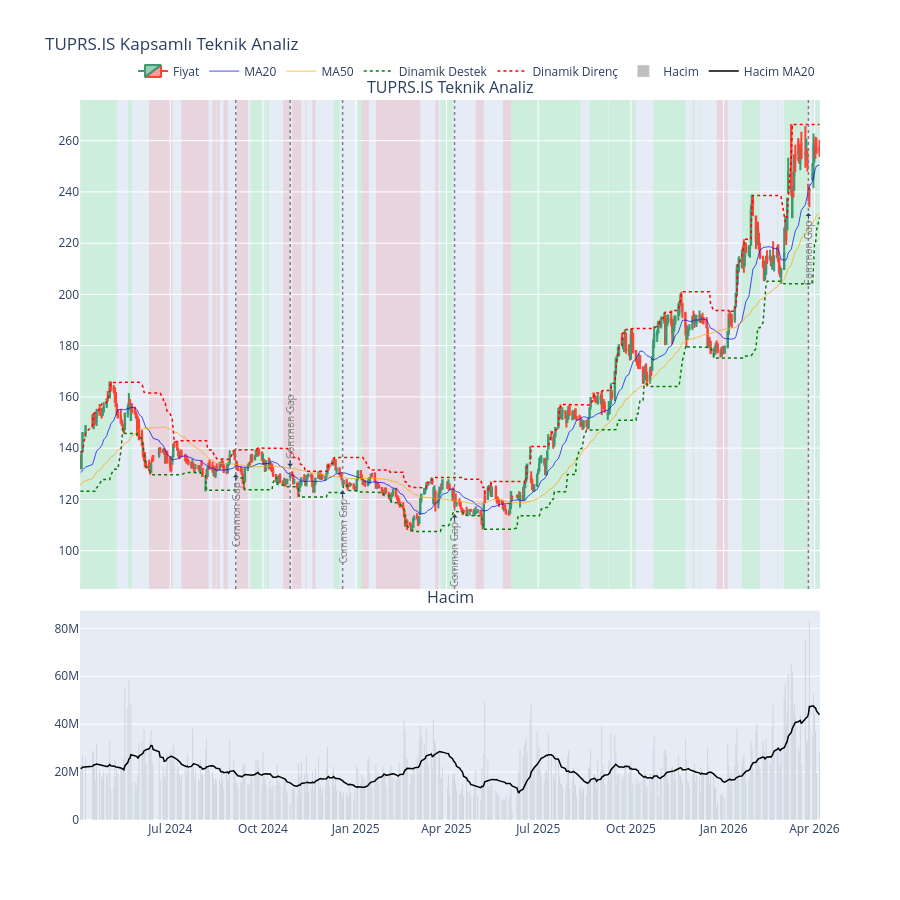

The notebook cell this image was saved under:
### Markdown cell above
## Tüm support ve resistance linelar

### Code cell
print("\nGörselleştirme hazırlanıyor (Tüm Destek/Direnç Seviyeleri Dahil)...")

# 1. Grafik Verisini Hazırla
plot_data_copy = data_copy.copy().tail(500)

# 2. Subplot oluştur
fig = make_subplots(rows=2, cols=1, shared_xaxes=True, 
                    vertical_spacing=0.03, 
                    subplot_titles=(f'{ticker} Teknik Analiz', 'Hacim'), 
                    row_heights=[0.7, 0.3]) 

# --- A. ÜST GRAFİK ---

# Candlestick
fig.add_trace(go.Candlestick(
    x=plot_data_copy.index,
    open=plot_data_copy['Open'],
    high=plot_data_copy['High'],
    low=plot_data_copy['Low'],
    close=plot_data_copy['Close'],
    name='Fiyat'), row=1, col=1)

# Hareketli Ortalamalar
fig.add_trace(go.Scatter(x=plot_data_copy.index, y=plot_data_copy['MA20'], name='MA20', line=dict(color='rgba(0,0,255,0.7)', width=1)), row=1, col=1)
fig.add_trace(go.Scatter(x=plot_data_copy.index, y=plot_data_copy['MA50'], name='MA50', line=dict(color='rgba(255,165,0,0.7)', width=1)), row=1, col=1)

# --- YENİ: TÜM DESTEK VE DİRENÇ SEVİYELERİ (Sürekli Çizgi) ---
fig.add_trace(go.Scatter(
    x=plot_data_copy.index, 
    y=plot_data_copy['rolling_support'], 
    name='Dinamik Destek', 
    line=dict(color='green', width=1.5, dash='dot'),
    mode='lines'
), row=1, col=1)

fig.add_trace(go.Scatter(
    x=plot_data_copy.index, 
    y=plot_data_copy['rolling_resistance'], 
    name='Dinamik Direnç', 
    line=dict(color='red', width=1.5, dash='dot'),
    mode='lines'
), row=1, col=1)

# --- B. ARKA PLAN TREND RENKLENDİRMESİ ---
# Trendin değiştiği yerleri (True/False) bulup sadece o tarihleri alıyoruz
df_trend = plot_data_copy['trend_short']
change_points = df_trend.index[df_trend.ne(df_trend.shift())].tolist()

# Listenin sonuna verinin bitiş tarihini ekleyelim ki son bölge de boyansın
if plot_data_copy.index[-1] not in change_points:
    change_points.append(plot_data_copy.index[-1])

start_date = plot_data_copy.index[0]
for end_date in change_points:
    # Başlangıç tarihindeki trend değerine bakıyoruz
    trend_val = plot_data_copy.loc[start_date, 'trend_short']
    
    color = None
    if trend_val == 1: 
        color = "rgba(0, 250, 0, 0.1)" # Yeşil
    elif trend_val == -1: 
        color = "rgba(250, 0, 0, 0.1)" # Kırmızı
    
    if color:
        fig.add_vrect(x0=start_date, x1=end_date, fillcolor=color, 
                      layer="below", line_width=0, row=1, col=1)
    
    # Bir sonraki bölgenin başlangıcı, bu bölgenin bitişidir
    start_date = end_date

# --- C. GAPLERİ VURGULAMA VE ETİKETLEME ---

# Gap olan günleri filtrele
gaps_in_plot = plot_data_copy[plot_data_copy['is_gap'] & plot_data_copy['gap_type'].notna()]

# Gap tiplerine göre renkler
gap_colors = {
    "Common Gap": "gray",
    "Breakaway Gap": "blue",
    "Runaway Gap": "purple",
    "Exhaustion Gap": "orange"
}

for idx, gap in gaps_in_plot.iterrows():
    # Gap'in gerçekleştiği anı gösteren dikey çizgi
    gap_type = gap['gap_type']
    color = gap_colors.get(gap_type, "black") # Bilinmeyen tip olursa siyah yap
    
    fig.add_vline(x=idx, line_width=1.5, line_dash="dot", line_color=color, row=1, col=1)
    
    # Gap tipini yazan metin etiketi
    # Metni, gap yönüne göre mumun üstüne veya altına koy
    y_pos = gap['High'] * 1.02 if gap['gap_up'] else gap['Low'] * 0.98
    text_angle = -90 # Yazıyı dik yap
    
    fig.add_annotation(x=idx, y=y_pos, text=gap_type, showarrow=True, 
                        arrowhead=1, ax=0, ay=-40 if gap['gap_up'] else 40, # Ok yönü
                        font=dict(color=color, size=10), textangle=text_angle, row=1, col=1)

# --- D. ALT GRAFİK (HACİM) ---
fig.add_trace(go.Bar(x=plot_data_copy.index, y=plot_data_copy['Volume'], name='Hacim', marker_color='rgba(128,128,128,0.5)'), row=2, col=1)
fig.add_trace(go.Scatter(x=plot_data_copy.index, y=plot_data_copy['VOL_MA20'], name='Hacim MA20', line=dict(color='black', width=1.5)), row=2, col=1)

# --- E. AYARLAR ---
fig.update_layout(
    title=f'{ticker} Kapsamlı Teknik Analiz',
    xaxis_rangeslider_visible=False,
    height=900,
    legend=dict(orientation="h", yanchor="bottom", y=1.02, xanchor="right", x=1)
)

fig.show()

### Figure 1 — Plotly figure (JSON) as saved in the notebook; plotly's stock layout.template omitted (floating-point values rounded to 4 significant figures; data arrays with more than 128 entries replaced by an {"elided": "..."} marker saying what was removed)
{"data": [{"close": {"elided": "500 float values"}, "high": {"elided": "500 float values"}, "low": {"elided": "500 float values"}, "name": "Fiyat", "open": {"elided": "500 float values"}, "type": "candlestick", "x": {"elided": "500 str values"}, "xaxis": "x", "yaxis": "y"}, {"line": {"color": "rgba(0,0,255,0.7)", "width": 1}, "name": "MA20", "type": "scatter", "x": {"elided": "500 str values"}, "xaxis": "x", "y": {"elided": "500 float values"}, "yaxis": "y"}, {"line": {"color": "rgba(255,165,0,0.7)", "width": 1}, "name": "MA50", "type": "scatter", "x": {"elided": "500 str values"}, "xaxis": "x", "y": {"elided": "500 float values"}, "yaxis": "y"}, {"line": {"color": "green", "dash": "dot", "width": 1.5}, "mode": "lines", "name": "Dinamik Destek", "type": "scatter", "x": {"elided": "500 str values"}, "xaxis": "x", "y": {"elided": "500 float values"}, "yaxis": "y"}, {"line": {"color": "red", "dash": "dot", "width": 1.5}, "mode": "lines", "name": "Dinamik Direnç", "type": "scatter", "x": {"elided": "500 str values"}, "xaxis": "x", "y": {"elided": "500 float values"}, "yaxis": "y"}, {"marker": {"color": "rgba(128,128,128,0.5)"}, "name": "Hacim", "type": "bar", "x": {"elided": "500 str values"}, "xaxis": "x2", "y": {"elided": "500 int values"}, "yaxis": "y2"}, {"line": {"color": "black", "width": 1.5}, "name": "Hacim MA20", "type": "scatter", "x": {"elided": "500 str values"}, "xaxis": "x2", "y": {"elided": "500 float values"}, "yaxis": "y2"}], "layout": {"annotations": [{"font": {"size": 16}, "showarrow": false, "text": "TUPRS.IS Teknik Analiz", "x": 0.5, "xanchor": "center", "xref": "paper", "y": 1.0, "yanchor": "bottom", "yref": "paper"}, {"font": {"size": 16}, "showarrow": false, "text": "Hacim", "x": 0.5, "xanchor": "center", "xref": "paper", "y": 0.291, "yanchor": "bottom", "yref": "paper"}, {"arrowhead": 1, "ax": 0, "ay": 40, "font": {"color": "gray", "size": 10}, "showarrow": true, "text": "Common Gap", "textangle": -90, "x": "2024-09-04T00:00:00", "xref": "x", "y": 129.8, "yref": "y"}, {"arrowhead": 1, "ax": 0, "ay": -40, "font": {"color": "gray", "size": 10}, "showarrow": true, "text": "Common Gap", "textangle": -90, "x": "2024-10-28T00:00:00", "xref": "x", "y": 132.7, "yref": "y"}, {"arrowhead": 1, "ax": 0, "ay": 40, "font": {"color": "gray", "size": 10}, "showarrow": true, "text": "Common Gap", "textangle": -90, "x": "2024-12-19T00:00:00", "xref": "x", "y": 123.3, "yref": "y"}, {"arrowhead": 1, "ax": 0, "ay": 40, "font": {"color": "gray", "size": 10}, "showarrow": true, "text": "Common Gap", "textangle": -90, "x": "2025-04-09T00:00:00", "xref": "x", "y": 114.2, "yref": "y"}, {"arrowhead": 1, "ax": 0, "ay": 40, "font": {"color": "gray", "size": 10}, "showarrow": true, "text": "Common Gap", "textangle": -90, "x": "2026-03-26T00:00:00", "xref": "x", "y": 231.8, "yref": "y"}], "height": 900, "legend": {"orientation": "h", "x": 1, "xanchor": "right", "y": 1.02, "yanchor": "bottom"}, "shapes": [{"fillcolor": "rgba(0, 250, 0, 0.1)", "layer": "below", "line": {"width": 0}, "type": "rect", "x0": "2024-04-03T00:00:00", "x1": "2024-04-03T00:00:00", "xref": "x", "y0": 0, "y1": 1, "yref": "y domain"}, {"fillcolor": "rgba(0, 250, 0, 0.1)", "layer": "below", "line": {"width": 0}, "type": "rect", "x0": "2024-04-03T00:00:00", "x1": "2024-05-09T00:00:00", "xref": "x", "y0": 0, "y1": 1, "yref": "y domain"}, {"fillcolor": "rgba(0, 250, 0, 0.1)", "layer": "below", "line": {"width": 0}, "type": "rect", "x0": "2024-05-20T00:00:00", "x1": "2024-05-24T00:00:00", "xref": "x", "y0": 0, "y1": 1, "yref": "y domain"}, {"fillcolor": "rgba(250, 0, 0, 0.1)", "layer": "below", "line": {"width": 0}, "type": "rect", "x0": "2024-06-10T00:00:00", "x1": "2024-07-03T00:00:00", "xref": "x", "y0": 0, "y1": 1, "yref": "y domain"}, {"fillcolor": "rgba(250, 0, 0, 0.1)", "layer": "below", "line": {"width": 0}, "type": "rect", "x0": "2024-07-12T00:00:00", "x1": "2024-08-08T00:00:00", "xref": "x", "y0": 0, "y1": 1, "yref": "y domain"}, {"fillcolor": "rgba(250, 0, 0, 0.1)", "layer": "below", "line": {"width": 0}, "type": "rect", "x0": "2024-08-12T00:00:00", "x1": "2024-08-15T00:00:00", "xref": "x", "y0": 0, "y1": 1, "yref": "y domain"}, {"fillcolor": "rgba(250, 0, 0, 0.1)", "layer": "below", "line": {"width": 0}, "type": "rect", "x0": "2024-08-16T00:00:00", "x1": "2024-08-19T00:00:00", "xref": "x", "y0": 0, "y1": 1, "yref": "y domain"}, {"fillcolor": "rgba(250, 0, 0, 0.1)", "layer": "below", "line": {"width": 0}, "type": "rect", "x0": "2024-08-23T00:00:00", "x1": "2024-08-27T00:00:00", "xref": "x", "y0": 0, "y1": 1, "yref": "y domain"}, {"fillcolor": "rgba(250, 0, 0, 0.1)", "layer": "below", "line": {"width": 0}, "type": "rect", "x0": "2024-09-05T00:00:00", "x1": "2024-09-16T00:00:00", "xref": "x", "y0": 0, "y1": 1, "yref": "y domain"}, {"fillcolor": "rgba(0, 250, 0, 0.1)", "layer": "below", "line": {"width": 0}, "type": "rect", "x0": "2024-09-19T00:00:00", "x1": "2024-10-03T00:00:00", "xref": "x", "y0": 0, "y1": 1, "yref": "y domain"}, {"fillcolor": "rgba(0, 250, 0, 0.1)", "layer": "below", "line": {"width": 0}, "type": "rect", "x0": "2024-10-04T00:00:00", "x1": "2024-10-07T00:00:00", "xref": "x", "y0": 0, "y1": 1, "yref": "y domain"}, {"fillcolor": "rgba(250, 0, 0, 0.1)", "layer": "below", "line": {"width": 0}, "type": "rect", "x0": "2024-10-21T00:00:00", "x1": "2024-10-28T00:00:00", "xref": "x", "y0": 0, "y1": 1, "yref": "y domain"}, {"fillcolor": "rgba(250, 0, 0, 0.1)", "layer": "below", "line": {"width": 0}, "type": "rect", "x0": "2024-10-30T00:00:00", "x1": "2024-11-08T00:00:00", "xref": "x", "y0": 0, "y1": 1, "yref": "y domain"}, {"fillcolor": "rgba(250, 0, 0, 0.1)", "layer": "below", "line": {"width": 0}, "type": "rect", "x0": "2024-11-12T00:00:00", "x1": "2024-11-13T00:00:00", "xref": "x", "y0": 0, "y1": 1, "yref": "y domain"}, {"fillcolor": "rgba(250, 0, 0, 0.1)", "layer": "below", "line": {"width": 0}, "type": "rect", "x0": "2024-11-19T00:00:00", "x1": "2024-11-22T00:00:00", "xref": "x", "y0": 0, "y1": 1, "yref": "y domain"}, {"fillcolor": "rgba(0, 250, 0, 0.1)", "layer": "below", "line": {"width": 0}, "type": "rect", "x0": "2024-12-10T00:00:00", "x1": "2024-12-16T00:00:00", "xref": "x", "y0": 0, "y1": 1, "yref": "y domain"}, {"fillcolor": "rgba(0, 250, 0, 0.1)", "layer": "below", "line": {"width": 0}, "type": "rect", "x0": "2025-01-03T00:00:00", "x1": "2025-01-07T00:00:00", "xref": "x", "y0": 0, "y1": 1, "yref": "y domain"}, {"fillcolor": "rgba(250, 0, 0, 0.1)", "layer": "below", "line": {"width": 0}, "type": "rect", "x0": "2025-01-07T00:00:00", "x1": "2025-01-14T00:00:00", "xref": "x", "y0": 0, "y1": 1, "yref": "y domain"}, {"fillcolor": "rgba(250, 0, 0, 0.1)", "layer": "below", "line": {"width": 0}, "type": "rect", "x0": "2025-01-21T00:00:00", "x1": "2025-03-06T00:00:00", "xref": "x", "y0": 0, "y1": 1, "yref": "y domain"}, {"fillcolor": "rgba(250, 0, 0, 0.1)", "layer": "below", "line": {"width": 0}, "type": "rect", "x0": "2025-03-21T00:00:00", "x1": "2025-03-24T00:00:00", "xref": "x", "y0": 0, "y1": 1, "yref": "y domain"}, {"fillcolor": "rgba(0, 250, 0, 0.1)", "layer": "below", "line": {"width": 0}, "type": "rect", "x0": "2025-03-26T00:00:00", "x1": "2025-04-07T00:00:00", "xref": "x", "y0": 0, "y1": 1, "yref": "y domain"}, {"fillcolor": "rgba(250, 0, 0, 0.1)", "layer": "below", "line": {"width": 0}, "type": "rect", "x0": "2025-04-30T00:00:00", "x1": "2025-05-08T00:00:00", "xref": "x", "y0": 0, "y1": 1, "yref": "y domain"}, {"fillcolor": "rgba(250, 0, 0, 0.1)", "layer": "below", "line": {"width": 0}, "type": "rect", "x0": "2025-05-27T00:00:00", "x1": "2025-06-04T00:00:00", "xref": "x", "y0": 0, "y1": 1, "yref": "y domain"}, {"fillcolor": "rgba(0, 250, 0, 0.1)", "layer": "below", "line": {"width": 0}, "type": "rect", "x0": "2025-06-04T00:00:00", "x1": "2025-08-12T00:00:00", "xref": "x", "y0": 0, "y1": 1, "yref": "y domain"}, {"fillcolor": "rgba(0, 250, 0, 0.1)", "layer": "below", "line": {"width": 0}, "type": "rect", "x0": "2025-08-21T00:00:00", "x1": "2025-09-08T00:00:00", "xref": "x", "y0": 0, "y1": 1, "yref": "y domain"}, {"fillcolor": "rgba(0, 250, 0, 0.1)", "layer": "below", "line": {"width": 0}, "type": "rect", "x0": "2025-09-09T00:00:00", "x1": "2025-10-06T00:00:00", "xref": "x", "y0": 0, "y1": 1, "yref": "y domain"}, {"fillcolor": "rgba(0, 250, 0, 0.1)", "layer": "below", "line": {"width": 0}, "type": "rect", "x0": "2025-10-23T00:00:00", "x1": "2025-11-24T00:00:00", "xref": "x", "y0": 0, "y1": 1, "yref": "y domain"}, {"fillcolor": "rgba(0, 250, 0, 0.1)", "layer": "below", "line": {"width": 0}, "type": "rect", "x0": "2025-12-01T00:00:00", "x1": "2025-12-03T00:00:00", "xref": "x", "y0": 0, "y1": 1, "yref": "y domain"}, {"fillcolor": "rgba(0, 250, 0, 0.1)", "layer": "below", "line": {"width": 0}, "type": "rect", "x0": "2025-12-08T00:00:00", "x1": "2025-12-09T00:00:00", "xref": "x", "y0": 0, "y1": 1, "yref": "y domain"}, {"fillcolor": "rgba(250, 0, 0, 0.1)", "layer": "below", "line": {"width": 0}, "type": "rect", "x0": "2025-12-25T00:00:00", "x1": "2026-01-05T00:00:00", "xref": "x", "y0": 0, "y1": 1, "yref": "y domain"}, {"fillcolor": "rgba(0, 250, 0, 0.1)", "layer": "below", "line": {"width": 0}, "type": "rect", "x0": "2026-01-19T00:00:00", "x1": "2026-02-06T00:00:00", "xref": "x", "y0": 0, "y1": 1, "yref": "y domain"}, {"fillcolor": "rgba(0, 250, 0, 0.1)", "layer": "below", "line": {"width": 0}, "type": "rect", "x0": "2026-02-23T00:00:00", "x1": "2026-02-24T00:00:00", "xref": "x", "y0": 0, "y1": 1, "yref": "y domain"}, {"fillcolor": "rgba(0, 250, 0, 0.1)", "layer": "below", "line": {"width": 0}, "type": "rect", "x0": "2026-03-02T00:00:00", "x1": "2026-03-26T00:00:00", "xref": "x", "y0": 0, "y1": 1, "yref": "y domain"}, {"fillcolor": "rgba(0, 250, 0, 0.1)", "layer": "below", "line": {"width": 0}, "type": "rect", "x0": "2026-03-30T00:00:00", "x1": "2026-04-06T00:00:00", "xref": "x", "y0": 0, "y1": 1, "yref": "y domain"}, {"line": {"color": "gray", "dash": "dot", "width": 1.5}, "type": "line", "x0": "2024-09-04T00:00:00", "x1": "2024-09-04T00:00:00", "xref": "x", "y0": 0, "y1": 1, "yref": "y domain"}, {"line": {"color": "gray", "dash": "dot", "width": 1.5}, "type": "line", "x0": "2024-10-28T00:00:00", "x1": "2024-10-28T00:00:00", "xref": "x", "y0": 0, "y1": 1, "yref": "y domain"}, {"line": {"color": "gray", "dash": "dot", "width": 1.5}, "type": "line", "x0": "2024-12-19T00:00:00", "x1": "2024-12-19T00:00:00", "xref": "x", "y0": 0, "y1": 1, "yref": "y domain"}, {"line": {"color": "gray", "dash": "dot", "width": 1.5}, "type": "line", "x0": "2025-04-09T00:00:00", "x1": "2025-04-09T00:00:00", "xref": "x", "y0": 0, "y1": 1, "yref": "y domain"}, {"line": {"color": "gray", "dash": "dot", "width": 1.5}, "type": "line", "x0": "2026-03-26T00:00:00", "x1": "2026-03-26T00:00:00", "xref": "x", "y0": 0, "y1": 1, "yref": "y domain"}], "title": {"text": "TUPRS.IS Kapsamlı Teknik Analiz"}, "xaxis": {"anchor": "y", "domain": [0, 1], "matches": "x2", "rangeslider": {"visible": false}, "showticklabels": false}, "xaxis2": {"anchor": "y2", "domain": [0, 1]}, "yaxis": {"anchor": "x", "domain": [0.321, 1.0]}, "yaxis2": {"anchor": "x2", "domain": [0, 0.291]}}}
